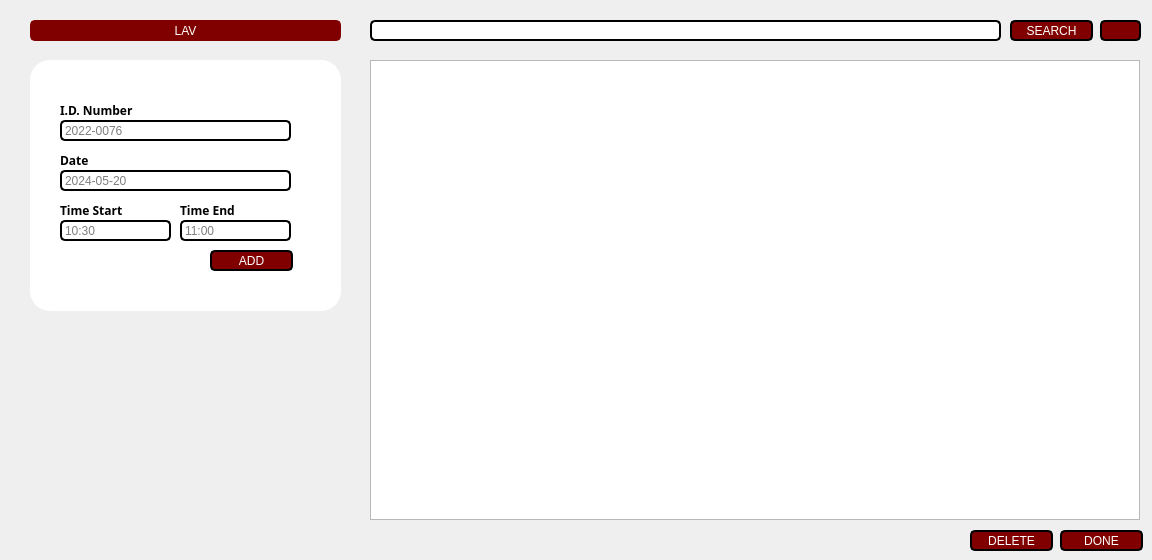
    <widget class="QWidget" name="page2">
     <widget class="QLineEdit" name="tutorID">
      <property name="geometry">
       <rect>
        <x>60</x>
        <y>120</y>
        <width>231</width>
        <height>21</height>
       </rect>
      </property>
      <property name="styleSheet">
       <string notr="true">background-color: white;
    border: 2px solid #000000;
    border-radius: 5px;
    padding: 1px;
    box-shadow: 0 0 10px rgba(0, 0, 0, 0.5);</string>
      </property>
      <property name="placeholderText">
       <string>2022-0076</string>
      </property>
     </widget>
     <widget class="QLabel" name="label15">
      <property name="geometry">
       <rect>
        <x>180</x>
        <y>200</y>
        <width>101</width>
        <height>21</height>
       </rect>
      </property>
      <property name="font">
       <font>
        <family>Rockwell</family>
        <bold>true</bold>
       </font>
      </property>
      <property name="text">
       <string>Time End</string>
      </property>
     </widget>
     <widget class="QLabel" name="label11">
      <property name="geometry">
       <rect>
        <x>60</x>
        <y>100</y>
        <width>101</width>
        <height>21</height>
       </rect>
      </property>
      <property name="font">
       <font>
        <family>Rockwell</family>
        <bold>true</bold>
       </font>
      </property>
      <property name="text">
       <string>I.D. Number</string>
      </property>
     </widget>
     <widget class="QLineEdit" name="timeend2">
      <property name="geometry">
       <rect>
        <x>180</x>
        <y>220</y>
        <width>111</width>
        <height>21</height>
       </rect>
      </property>
      <property name="styleSheet">
       <string notr="true">background-color: white;
    border: 2px solid #000000;
    border-radius: 5px;
    padding: 1px;
    box-shadow: 0 0 10px rgba(0, 0, 0, 0.5);</string>
      </property>
      <property name="placeholderText">
       <string>11:00</string>
      </property>
     </widget>
     <widget class="QLabel" name="label14">
      <property name="geometry">
       <rect>
        <x>60</x>
        <y>200</y>
        <width>101</width>
        <height>21</height>
       </rect>
      </property>
      <property name="font">
       <font>
        <family>Rockwell</family>
        <bold>true</bold>
       </font>
      </property>
      <property name="text">
       <string>Time Start</string>
      </property>
     </widget>
     <widget class="QLineEdit" name="date2">
      <property name="geometry">
       <rect>
        <x>60</x>
        <y>170</y>
        <width>231</width>
        <height>21</height>
       </rect>
      </property>
      <property name="styleSheet">
       <string notr="true">background-color: white;
    border: 2px solid #000000;
    border-radius: 5px;
    padding: 1px;
    box-shadow: 0 0 10px rgba(0, 0, 0, 0.5);</string>
      </property>
      <property name="placeholderText">
       <string>2024-05-20</string>
      </property>
     </widget>
     <widget class="QLabel" name="label13">
      <property name="geometry">
       <rect>
        <x>60</x>
        <y>150</y>
        <width>101</width>
        <height>21</height>
       </rect>
      </property>
      <property name="font">
       <font>
        <family>Rockwell</family>
        <bold>true</bold>
       </font>
      </property>
      <property name="text">
       <string>Date</string>
      </property>
     </widget>
     <widget class="QLineEdit" name="timestart2">
      <property name="geometry">
       <rect>
        <x>60</x>
        <y>220</y>
        <width>111</width>
        <height>21</height>
       </rect>
      </property>
      <property name="styleSheet">
       <string notr="true">background-color: white;
    border: 2px solid #000000;
    border-radius: 5px;
    padding: 1px;
    box-shadow: 0 0 10px rgba(0, 0, 0, 0.5);</string>
      </property>
      <property name="placeholderText">
       <string>10:30</string>
      </property>
     </widget>
     <widget class="QPushButton" name="search2">
      <property name="geometry">
       <rect>
        <x>1010</x>
        <y>20</y>
        <width>83</width>
        <height>21</height>
       </rect>
      </property>
      <property name="styleSheet">
       <string notr="true">
QPushButton {
    background-color: #800000;
    color: white;
    border: 2px solid #000000;
    border-radius: 5px;
	 padding: 1px;
    box-shadow: 0 0 10px rgba(0, 0, 0, 0.5);
    color: white; 
}

QPushButton:hover {
    background-color: #944E63;
    border: 2px solid #944E63;
}</string>
      </property>
      <property name="text">
       <string>SEARCH</string>
      </property>
     </widget>
     <widget class="QLineEdit" name="searchline2">
      <property name="geometry">
       <rect>
        <x>370</x>
        <y>20</y>
        <width>631</width>
        <height>21</height>
       </rect>
      </property>
      <property name="styleSheet">
       <string notr="true">background-color: white;
    border: 2px solid #000000;
    border-radius: 5px;
    padding: 1px;
    box-shadow: 0 0 10px rgba(0, 0, 0, 0.5);</string>
      </property>
     </widget>
     <widget class="QTableWidget" name="tableWidget">
      <property name="geometry">
       <rect>
        <x>370</x>
        <y>60</y>
        <width>770</width>
        <height>460</height>
       </rect>
      </property>
      <property name="styleSheet">
       <string notr="true">QTableWidget {
    background-color: white;
    border: 2px solid #000000;
    border-radius: 5px;
    padding: 1px;
    box-shadow: 0 0 10px rgba(0, 0, 0, 0.5);
}

QTableWidget::item {
    border: none; /* Remove borders from individual cells */
}

QHeaderView::section {
    background-color: white; /* Set the background color for the horizontal header */
    border: none; /* Ensure no borders for header sections */
    padding: 4px; /* Optional: add padding to the header sections
}</string>
      </property>
     </widget>
     <widget class="QPushButton" name="delete2">
      <property name="geometry">
       <rect>
        <x>970</x>
        <y>530</y>
        <width>83</width>
        <height>21</height>
       </rect>
      </property>
      <property name="styleSheet">
       <string notr="true">
QPushButton {
    background-color: #800000;
    color: white;
    border: 2px solid #000000;
    border-radius: 5px;
	 padding: 1px;
    box-shadow: 0 0 10px rgba(0, 0, 0, 0.5);
    color: white; 
}

QPushButton:hover {
    background-color: #944E63;
    border: 2px solid #944E63;
}</string>
      </property>
      <property name="text">
       <string>DELETE</string>
      </property>
     </widget>
     <widget class="QPushButton" name="add2">
      <property name="enabled">
       <bool>true</bool>
      </property>
      <property name="geometry">
       <rect>
        <x>210</x>
        <y>250</y>
        <width>83</width>
        <height>21</height>
       </rect>
      </property>
      <property name="styleSheet">
       <string notr="true">
QPushButton {
    background-color: #800000;
    color: white;
    border: 2px solid #000000;
    border-radius: 5px;
	 padding: 1px;
    box-shadow: 0 0 10px rgba(0, 0, 0, 0.5);
    color: white; 
}

QPushButton:hover {
    background-color: #944E63;
    border: 2px solid #944E63;
}</string>
      </property>
      <property name="text">
       <string>ADD</string>
      </property>
     </widget>
     <widget class="QPushButton" name="done">
      <property name="geometry">
       <rect>
        <x>1060</x>
        <y>530</y>
        <width>83</width>
        <height>21</height>
       </rect>
      </property>
      <property name="styleSheet">
       <string notr="true">
QPushButton {
    background-color: #800000;
    color: white;
    border: 2px solid #000000;
    border-radius: 5px;
	 padding: 1px;
    box-shadow: 0 0 10px rgba(0, 0, 0, 0.5);
    color: white; 
}

QPushButton:hover {
    background-color: #944E63;
    border: 2px solid #944E63;
}</string>
      </property>
      <property name="text">
       <string>DONE</string>
      </property>
     </widget>
     <widget class="QPushButton" name="reload1">
      <property name="geometry">
       <rect>
        <x>1100</x>
        <y>20</y>
        <width>41</width>
        <height>21</height>
       </rect>
      </property>
      <property name="styleSheet">
       <string notr="true">QPushButton {
    background-color: #800000;
    color: white;
    image: url(:/icons/icons/refresh-cw.svg);
    border: 2px solid #000000;
    border-radius: 5px;
    padding: 1px;
    box-shadow: 0 0 10px rgba(0, 0, 0, 0.5);
}

QPushButton:hover {
    background-color: #660000; /* changed background color on hover */
    image: url(:/icons/icons/refresh-cw-hover.svg); /* changed image on hover */
    color: white;
}</string>
      </property>
      <property name="text">
       <string/>
      </property>
     </widget>
     <widget class="QLabel" name="label_4">
      <property name="geometry">
       <rect>
        <x>30</x>
        <y>60</y>
        <width>311</width>
        <height>251</height>
       </rect>
      </property>
      <property name="styleSheet">
       <string notr="true">background-color: white;
    border: 2px solid #ffffff;
    border-radius: 20px;
    padding: 1px;
    box-shadow: 0 0 10px rgba(0, 0, 0, 0.5);</string>
      </property>
      <property name="text">
       <string/>
      </property>
     </widget>
     <widget class="QLabel" name="label_5">
      <property name="geometry">
       <rect>
        <x>30</x>
        <y>20</y>
        <width>311</width>
        <height>21</height>
       </rect>
      </property>
      <property name="layoutDirection">
       <enum>Qt::LeftToRight</enum>
      </property>
      <property name="styleSheet">
       <string notr="true">
QFrame {
    background-color: #800000;
    color: white;
    border: 2px solid #800000;
    border-radius: 5px;
	 padding: 1px;
    box-shadow: 0 0 10px rgba(0, 0, 0, 0.5);
    color: white; 
}
</string>
      </property>
      <property name="text">
       <string>LAV</string>
      </property>
      <property name="alignment">
       <set>Qt::AlignCenter</set>
      </property>
     </widget>
     <zorder>label_4</zorder>
     <zorder>tutorID</zorder>
     <zorder>label15</zorder>
     <zorder>label11</zorder>
     <zorder>timeend2</zorder>
     <zorder>label14</zorder>
     <zorder>date2</zorder>
     <zorder>label13</zorder>
     <zorder>timestart2</zorder>
     <zorder>search2</zorder>
     <zorder>searchline2</zorder>
     <zorder>tableWidget</zorder>
     <zorder>delete2</zorder>
     <zorder>add2</zorder>
     <zorder>done</zorder>
     <zorder>reload1</zorder>
     <zorder>label_5</zorder>
    </widget>
